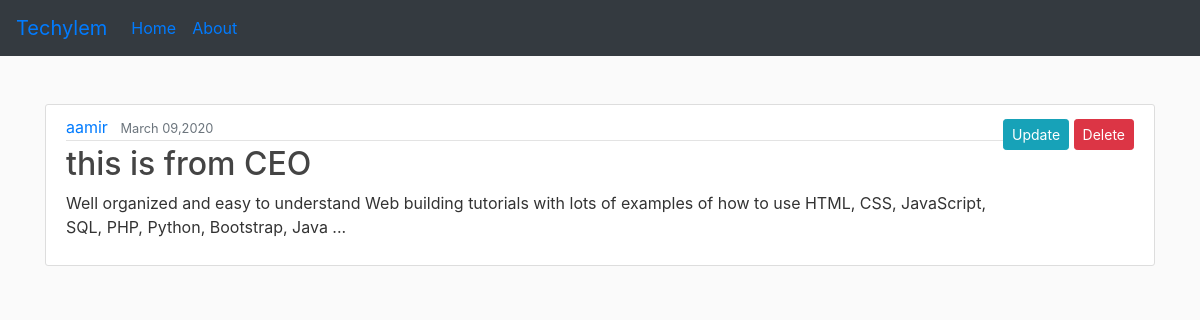
The app's page /post/4/ with its own data.
### account/models.py (models this page shows, shortened)
class Post(models.Model):
    title=models.CharField(max_length=100)
    content=models.TextField(default="")
    date_posted=models.DateTimeField(default=timezone.now)
    author=models.ForeignKey(User,on_delete=models.CASCADE)

### account/views.py (the view)
class PostDetailView(DetailView):
  template_name='post_detail.html'
  model=Post

### account/templates/post_detail.html
{% extends "base.html" %}
{% block content %}
<div class=" mt-5 container">
<article class="media content-section">
    <div class="media-body">
      <div class="article-metadata">
        <a class="mr-2" href="#">{{ object.author }}</a>
        <small class="text-muted">{{ object.date_posted|date:"F d,Y" }}</small>
      </div>
      <h2><a class="article-title" href="#">{{ object.title }}</a></h2>
      <p class="article-content">{{ object.content }}</p>
    </div>
    <div>
      <a href="{% url 'post-update' object.id %}" class="btn btn-info btn-sm mt-1 mb01">Update</a>
      <a href="{% url 'post-delete' object.id %}" class="btn btn-danger btn-sm mt-1 mb01">Delete</a>
    </div>
  </article>
</div>
{% endblock content %}

### templates/base.html (style rules this page uses)
body { background: #fafafa; color: #333333; }
.content-section { background: #ffffff; padding: 10px 20px; border: 1px solid #dddddd; border-radius: 3px; margin-bottom: 20px; }
.article-title { color: #444444; }
.article-content { white-space: pre-line; }
.article-metadata { padding-bottom: 1px; margin-bottom: 4px; border-bottom: 1px solid #e3e3e3 }

### records on screen
Post: author "aamir", date_posted "March 09,2020", title "this is from CEO", content "Well organized and easy to understand Web building tutorials with lots of examples of how to use HTML, CSS, JavaScript, SQL, PHP, Python, Bootstrap, Java ..."
